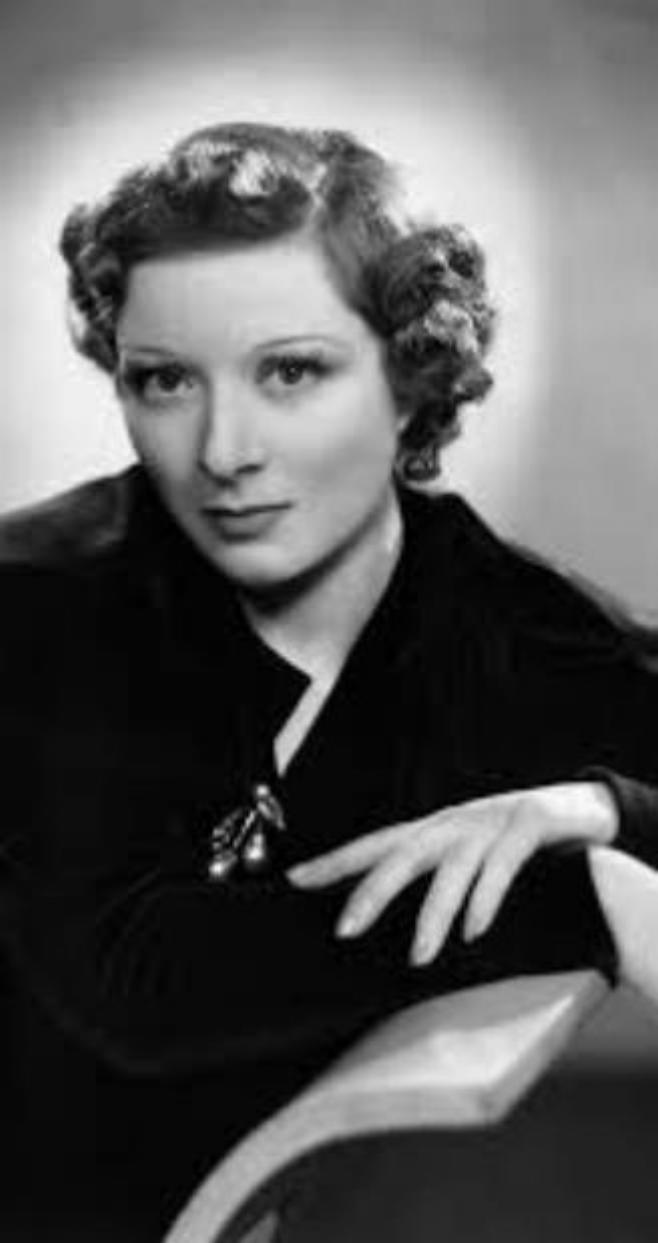
#> input picture ML/preprocessing/image_padding_resize/input.jpg, 658 x 1243 px
$ python padding_resize.py
#> lines starting #> are read from the running program, lines starting #| are printed output that depends on the picture
#> further down, img is the input picture: shape (1243, 658, 3); min 0, max 254, mean 91.6
#| (1243, 658, 3)
import cv2
import numpy as np
import matplotlib.pyplot as plt


def img_padding(img, desired_size=260):
#> called with desired_size = 260
    old_size = img.shape[:2] # old_size is in (height, width) format
#> old_size = (1243, 658)

    ratio = float(desired_size)/max(old_size)
#> ratio = 0.209
    new_size = tuple([int(x*ratio) for x in old_size])
#> new_size = (260, 137)

    # new_size should be in (width, height) format

    im = cv2.resize(img, (new_size[1], new_size[0]))

    delta_w = desired_size - new_size[1]
#> delta_w = 123
    delta_h = desired_size - new_size[0]
#> delta_h = 0
    top, bottom = delta_h//2, delta_h-(delta_h//2)
#> top = 0; bottom = 0
    left, right = delta_w//2, delta_w-(delta_w//2)
#> left = 61; right = 62

    color = [0, 0, 0]
    new_im = cv2.copyMakeBorder(im, top, bottom, left, right, cv2.BORDER_CONSTANT,
        value=color)
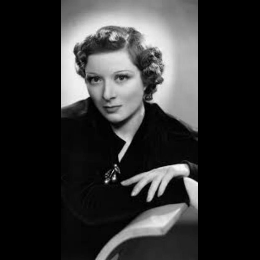
#> new_im: shape (260, 260, 3); min 0, max 252, mean 48.2

    #plt.imshow(new_im),plt.show()
    return new_im

if __name__=='__main__':
    path = 'input.jpg'
    img = cv2.imread(path)
    print(img.shape)
    new_im = img_padding(img, desired_size=260)
    print(new_im.shape)
#| (260, 260, 3)
    cv2.imwrite('output.png', new_im.astype(np.uint8))
